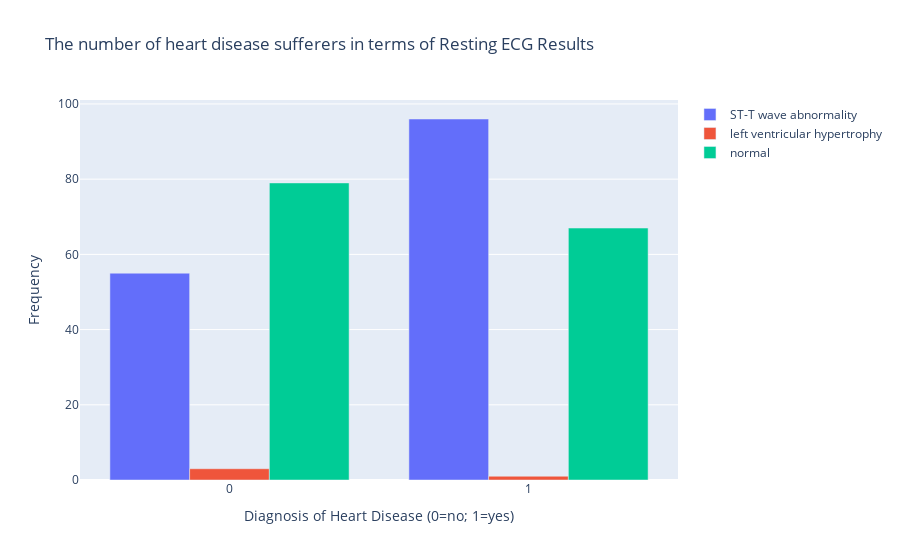

Notebook source saved alongside this figure:
### Code cell
plot_discrete('rest_ecg', 'Resting ECG Results')

### Figure 1 — Plotly figure (JSON) as saved in the notebook; plotly's stock layout.template omitted (floating-point values rounded to 4 significant figures)
{"data": [{"y": [55, 96], "x": [0, 1], "type": "bar", "name": "ST-T wave abnormality"}, {"y": [3, 1], "x": [0, 1], "type": "bar", "name": "left ventricular hypertrophy"}, {"y": [79, 67], "x": [0, 1], "type": "bar", "name": "normal"}], "layout": {"barmode": "group", "yaxis": {"title": {"text": "Frequency"}}, "xaxis": {"title": {"text": "Diagnosis of Heart Disease (0=no; 1=yes)"}}, "title": {"text": "The number of heart disease sufferers in terms of Resting ECG Results"}}}
